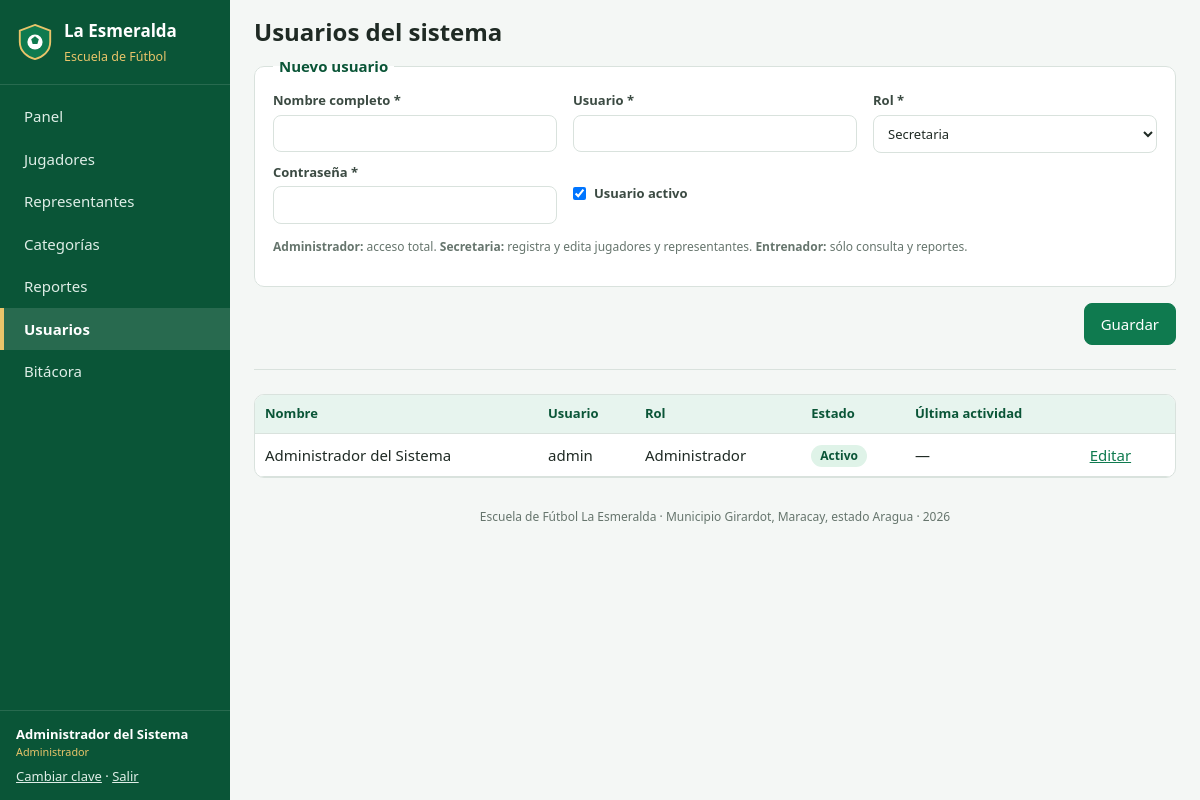
/usuarios.php (signed in), run on the app's committed database.
### tables this page shows
CREATE TABLE usuarios (
  id          INT UNSIGNED AUTO_INCREMENT PRIMARY KEY,
  nombre      VARCHAR(100) NOT NULL,
  usuario     VARCHAR(50)  NOT NULL UNIQUE,
  clave       VARCHAR(255) NOT NULL,
  rol         ENUM('administrador','secretaria','entrenador') NOT NULL DEFAULT 'secretaria',
  activo      TINYINT(1) NOT NULL DEFAULT 1,
  creado_en   DATETIME NOT NULL DEFAULT CURRENT_TIMESTAMP
);

### includes/init.php (called while the page is built, shortened)
<?php
function db(): PDO
{
    static $pdo = null;
    if ($pdo === null) {
        $dsn = DB_SOCKET !== ''
            ? 'mysql:unix_socket=' . DB_SOCKET . ';dbname=' . DB_NAME . ';charset=utf8mb4'
            : 'mysql:host=' . DB_HOST . ';port=' . DB_PORT . ';dbname=' . DB_NAME . ';charset=utf8mb4';
        try {
            $pdo = new PDO($dsn, DB_USER, DB_PASS, [
                PDO::ATTR_ERRMODE            => PDO::ERRMODE_EXCEPTION,
                PDO::ATTR_DEFAULT_FETCH_MODE => PDO::FETCH_ASSOC,
                PDO::ATTR_EMULATE_PREPARES   => false,
            ]);
        } catch (PDOException $ex) {
            http_response_code(500);
            exit('<h2>No se pudo conectar a la base de datos.</h2><p>Verifique que MySQL esté encendido y '
                . 'los datos de config/config.php (o config/config.local.php).</p>');
        }
    }
    return $pdo;
}
function q(string $sql, array $params = []): PDOStatement
{
    $st = db()->prepare($sql);
    $st->execute($params);
    return $st;
}
function e($texto): string
{
    return htmlspecialchars((string) $texto, ENT_QUOTES, 'UTF-8');
}
function usuario_actual(): ?array
{
    return $_SESSION['usuario'] ?? null;
}
function requiere_login(): array
{
    $u = usuario_actual();
    return $u;
}
function tiene_rol(string $minimo): bool
{
    $nivel = ['entrenador' => 1, 'secretaria' => 2, 'administrador' => 3];
    $u = usuario_actual();
    return $u && ($nivel[$u['rol']] ?? 0) >= ($nivel[$minimo] ?? 99);
}

### usuarios.php (the view, shortened to what this page needs)
<?php
require_once __DIR__ . '/includes/init.php';
$titulo = 'Usuarios del sistema';
$menu = 'usuarios';
$ROLES = ['administrador' => 'Administrador', 'secretaria' => 'Secretaria', 'entrenador' => 'Entrenador'];
$editar = (int) ($_GET['editar'] ?? 0);
$u = ['nombre' => '', 'usuario' => '', 'rol' => 'secretaria', 'activo' => 1];
$usuarios = q('SELECT u.*, (SELECT MAX(fecha) FROM bitacora b WHERE b.usuario_id = u.id) ultimo FROM usuarios u ORDER BY u.nombre')->fetchAll();
require __DIR__ . '/includes/header.php';
?>
<form method="post" class="formulario" id="form" autocomplete="off">
  <fieldset>
    <legend><?= $editar ? 'Editar usuario' : 'Nuevo usuario' ?></legend>
    <div class="campos">
      <label>Nombre completo * <input name="nombre" id="nombre" required maxlength="100" pattern="[a-zA-ZáéíóúÁÉÍÓÚñÑüÜ\s'-]+" title="Solo acepta textos para el campo nombre" value="<?= e($u['nombre']) ?>"></label>
      <label>Usuario * <input name="usuario" required maxlength="50" value="<?= e($u['usuario']) ?>"></label>
      <label>Rol *
        <select name="rol"><?php foreach ($ROLES as $k => $t): ?><option value="<?= $k ?>" <?= $u['rol'] === $k ? 'selected' : '' ?>><?= $t ?></option><?php endforeach; ?></select>
      </label>
      <label><?= $editar ? 'Nueva contraseña (dejar en blanco para no cambiar)' : 'Contraseña *' ?>
        <input type="password" name="clave" minlength="8" <?= $editar ? '' : 'required' ?> autocomplete="new-password"></label>
      <label class="check"><input type="checkbox" name="activo" <?= $u['activo'] ? 'checked' : '' ?>> Usuario activo</label>
    </div>
    <p class="ayuda"><strong>Administrador:</strong> acceso total. <strong>Secretaria:</strong> registra y edita jugadores y representantes. <strong>Entrenador:</strong> sólo consulta y reportes.</p>
  </fieldset>
  <div class="botones botones-der" style="justify-content: flex-end;">
    <button class="btn btn-primario">Guardar</button>
  </div>
</form>
<hr class="divisor" style="border:0; border-top:1px solid var(--borde); margin:24px 0;">
<div class="tabla-envoltura">
<table class="tabla">
  <thead><tr><th>Nombre</th><th>Usuario</th><th>Rol</th><th>Estado</th><th>Última actividad</th><th></th></tr></thead>
  <tbody>
  <?php foreach ($usuarios as $x): ?>
    <tr>
      <td><?= e($x['nombre']) ?></td><td><?= e($x['usuario']) ?></td><td><?= e($ROLES[$x['rol']]) ?></td>
      <td><span class="etiqueta etiqueta-<?= $x['activo'] ? 'activo' : 'retirado' ?>"><?= $x['activo'] ? 'Activo' : 'Bloqueado' ?></span></td>
      <td><?= $x['ultimo'] ? date('d/m/Y h:i a', strtotime($x['ultimo'])) : '—' ?></td>
      <td class="acciones"><a href="usuarios.php?editar=<?= $x['id'] ?>#form">Editar</a></td>
    </tr>
  <?php endforeach; ?>
  </tbody>
</table>
</div>
<?php require __DIR__ . '/includes/footer.php'; ?>

### includes/header.php (shortened to what this page needs)
<?php
$sesion = requiere_login();
$menu = $menu ?? '';
$opciones = [
    'panel'           => ['index.php',          'Panel',           'entrenador'],
    'jugadores'       => ['jugadores.php',      'Jugadores',       'entrenador'],
    'representantes'  => ['representantes.php', 'Representantes',  'entrenador'],
    'categorias'      => ['categorias.php',     'Categorías',      'entrenador'],
    'reportes'        => ['reportes.php',       'Reportes',        'entrenador'],
    'usuarios'        => ['usuarios.php',       'Usuarios',        'administrador'],
    'bitacora'        => ['bitacora.php',       'Bitácora',        'administrador'],
];
?><!DOCTYPE html>
<html lang="es">
<head>
<link rel="stylesheet" href="assets/css/estilos.css">
</head>
<body>
<aside class="lateral no-imprimir">
  <div class="marca">
    <svg viewBox="0 0 40 40" width="38" height="38" aria-hidden="true">
      <path d="M20 2 L36 8 V20 C36 30 28 36 20 38 C12 36 4 30 4 20 V8 Z" fill="#0f7a4f" stroke="#e9c46a" stroke-width="2"/>
      <circle cx="20" cy="20" r="8" fill="#fff"/>
      <path d="M20 14 l4 3 -1.5 5 h-5 L16 17 z" fill="#0f7a4f"/>
    </svg>
    <div><strong>La Esmeralda</strong><small>Escuela de Fútbol</small></div>
  </div>
  <nav>
    <?php foreach ($opciones as $clave => [$url, $texto, $rol]): if (!tiene_rol($rol)) continue; ?>
      <a href="<?= $url ?>" class="<?= $menu === $clave ? 'activo' : '' ?>"><?= e($texto) ?></a>
    <?php endforeach; ?>
  </nav>
  <div class="sesion">
    <span><?= e($sesion['nombre']) ?></span>
    <small><?= e(ucfirst($sesion['rol'])) ?></small>
    <a href="perfil.php">Cambiar clave</a> · <a href="logout.php">Salir</a>
  </div>
</aside>
<main class="contenido">
  <header class="barra no-imprimir">
    <h1><?= e($titulo ?? '') ?></h1>
  </header>

### assets/css/estilos.css (style rules this page uses)
:root { --verde: #0f7a4f; --verde-osc: #0a5537; --verde-claro: #e7f4ee; --oro: #e9c46a; --texto: #1f2a24; --gris: #66756d; --borde: #d9e2dd; --fondo: #f4f7f5; --blanco: #fff; --rojo: #c0392b; --ambar: #b7791f; --radio: 10px; }
* { box-sizing: border-box; }
body { margin: 0; font: 15px/1.5 system-ui, -apple-system, "Segoe UI", Roboto, Arial, sans-serif; color: var(--texto); background: var(--fondo); }
a { color: var(--verde); }
h1, h2, h3 { line-height: 1.2; }
.lateral { position: fixed; inset: 0 auto 0 0; width: 230px; background: var(--verde-osc); color: #fff; display: flex; flex-direction: column; z-index: 20; transition: transform .2s; }
.marca { display: flex; gap: 10px; align-items: center; padding: 18px 16px; border-bottom: 1px solid rgba(255,255,255,.12); }
.marca strong { display: block; font-size: 17px; }
.marca small { color: var(--oro); }
.lateral nav { flex: 1; padding: 10px 0; overflow-y: auto; }
.lateral nav a { display: block; padding: 10px 20px; color: #dfeee7; text-decoration: none; border-left: 4px solid transparent; }
.lateral nav a.activo { background: rgba(255,255,255,.12); border-left-color: var(--oro); color: #fff; font-weight: 600; }
.sesion { padding: 14px 16px; border-top: 1px solid rgba(255,255,255,.12); font-size: 13px; }
.sesion span { display: block; font-weight: 600; }
.sesion small { display: block; color: var(--oro); margin-bottom: 6px; }
.sesion a { color: #dfeee7; }
.contenido { margin-left: 230px; padding: 0 24px 24px; min-height: 100vh; }
.barra { display: flex; align-items: center; gap: 12px; padding: 18px 0 8px; }
.barra h1 { margin: 0; font-size: 24px; }
.btn { display: inline-block; padding: 9px 16px; border-radius: 8px; border: 1px solid var(--borde); background: var(--blanco); color: var(--texto); font: inherit; cursor: pointer; text-decoration: none; white-space: nowrap; }
.btn-primario { background: var(--verde); border-color: var(--verde); color: #fff; }
.tabla-envoltura { overflow-x: auto; background: var(--blanco); border: 1px solid var(--borde); border-radius: var(--radio); }
.tabla { width: 100%; border-collapse: collapse; }
.tabla th, .tabla td { padding: 9px 10px; border-bottom: 1px solid var(--borde); text-align: left; vertical-align: middle; }
.tabla th { background: var(--verde-claro); font-size: 13px; color: var(--verde-osc); }
.acciones { white-space: nowrap; }
.acciones a, .acciones form { margin-right: 8px; }
.etiqueta { display: inline-block; padding: 2px 9px; border-radius: 20px; font-size: 12px; font-weight: 600; }
.etiqueta-activo { background: #dff3e8; color: var(--verde-osc); }
input, select, textarea { font: inherit; padding: 8px 10px; border: 1px solid var(--borde); border-radius: 8px; background: #fff; color: var(--texto); width: 100%; }
.formulario fieldset { background: var(--blanco); border: 1px solid var(--borde); border-radius: var(--radio); padding: 14px 18px 18px; margin: 0 0 16px; }
.formulario legend { font-weight: 700; color: var(--verde-osc); padding: 0 6px; }
.formulario label { display: block; font-size: 13px; font-weight: 600; color: #3b4a42; margin-bottom: 10px; }
.formulario label input, .formulario label select, .formulario label textarea { margin-top: 4px; font-weight: 400; }
.formulario .check { display: flex; gap: 8px; align-items: center; }
.formulario .check input { width: auto; margin: 0; }
.campos { display: grid; grid-template-columns: repeat(auto-fill, minmax(230px, 1fr)); gap: 0 16px; }
.ayuda { display: block; font-weight: 400; color: var(--gris); font-size: 12px; margin-top: 4px; }
.botones { display: flex; gap: 8px; flex-wrap: wrap; margin: 10px 0 16px; }
.botones-der { justify-content: flex-end; }
.divisor { border: 0; border-top: 1px solid var(--borde); margin: 24px 0; }

### data on the page
usuarios: nombre "Administrador del Sistema", rol "Administrador", usuario "admin", activo "Activo"

### other printed values
$texto "Panel"
$texto "Jugadores"
$texto "Representantes"
$texto "Categorías"
$texto "Reportes"
$texto "Usuarios"
$texto "Bitácora"
$titulo "Usuarios del sistema"
APP_NOMBRE "Escuela de Fútbol La Esmeralda"
APP_UBICACION "Municipio Girardot, Maracay, estado Aragua"
form field rol "Secretaria"
